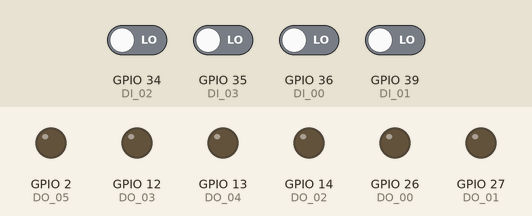
Recording of a sketch running on a simulated ESP32. On the bench: output pins drawn as LEDs (lit = HIGH). The inputs (shaded band) are chosen by the test bench; at power-on: GPIO 34 (DI_02), GPIO 35 (DI_03), GPIO 36 (DI_00), GPIO 39 (DI_01) LOW. What the sketch prints to the serial monitor is not drawn.

Above: at 1.2 s.
1.3 s: GPIO 34 (DI_02) driven HIGH
At 2.1 s:
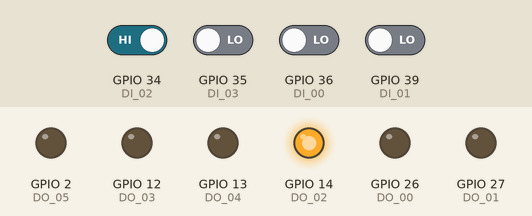
4.3 s: GPIO 35 (DI_03) driven HIGH
At 4.7 s:
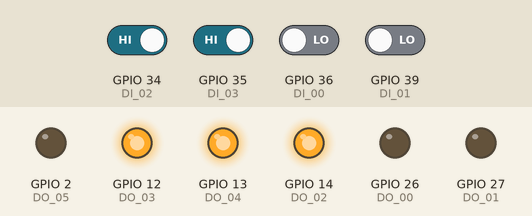
7.3 s: GPIO 36 (DI_00) driven HIGH
At 8.4 s:
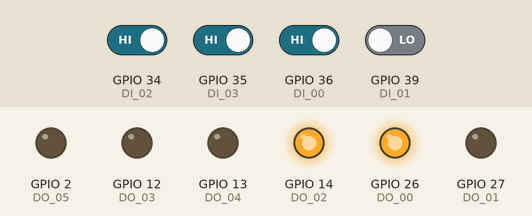
10.3 s: GPIO 39 (DI_01) driven HIGH
At 11.5 s:
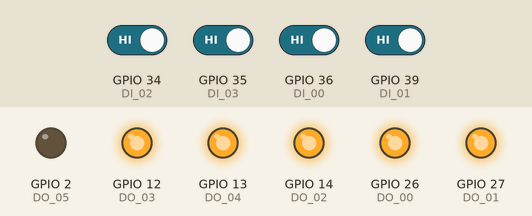
11.8 s: GPIO 34 (DI_02) driven LOW
At 12.5 s:
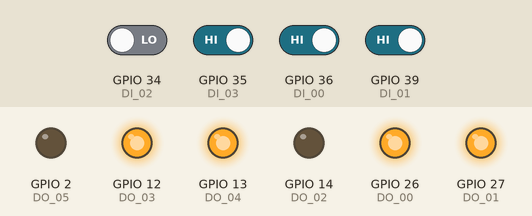
14.8 s: GPIO 36 (DI_00) driven LOW
At 15.8 s:
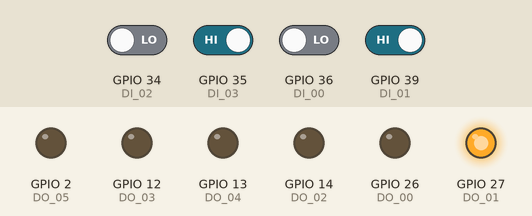
Timing chart, 0 to 26.9 s (numbered marks = the images above; inputs shaded):
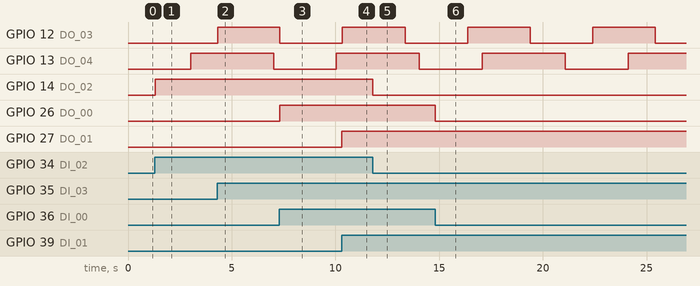

The sketch:

Temporizador.ino
```cpp
#define numeroDeX 16
byte X[numeroDeX];


#define numeroDeY 16
byte Y[numeroDeY];


int DI_00 = 36;
int DI_01 = 39;
int DI_02 = 34;
int DI_03 = 35;


int DO_00 = 26;
int DO_01 = 27;
int DO_02 = 14;
int DO_03 = 12;
int DO_04 = 13;

int DO_05 = 2;

void leerPines (void);


//const int numeroDeTON = 16;
#define  numeroDeTON 16
struct temporizador {
  byte entrada;
  byte salida;
  unsigned long tiempo;
  unsigned long tiempoActual;
} TON[numeroDeTON];
struct temporizadorAux {
  byte bandera;
  unsigned long tiempo_Aux1;
  unsigned long tiempo_Aux2;
} TON_Aux[numeroDeTON];

void actualizarTON (int);


void setup() {

  pinMode(DI_00, INPUT);
  pinMode(DI_01, INPUT);
  pinMode(DI_02, INPUT);
  pinMode(DI_03, INPUT);


  pinMode(DO_00, OUTPUT);
  pinMode(DO_01, OUTPUT);
  pinMode(DO_02, OUTPUT);
  pinMode(DO_03, OUTPUT);
  pinMode(DO_04, OUTPUT);
  pinMode(DO_05, OUTPUT);


  configurarTemporizador();

  Serial.begin(9600);


}


void loop() {

  leerPines();


  Y[0] = X[0];
  Y[1] = X[1];
  Y[2] = X[2];


  TON[0].entrada = !TON[1].salida;
  actualizarTON(0);

  TON[1].entrada = TON[0].salida;
  actualizarTON(1);

  Y[4] = !TON[1].salida & TON[0].salida;


  TON[2].entrada = X[3] & !TON[3].salida;
  actualizarTON(2);

  TON[3].entrada = TON[2].salida;
  actualizarTON(3);

  Y[3] = X[3] & !TON[3].salida & !TON[2].salida;


  Serial.print ("\n");
  Serial.print (TON[0].salida);
  Serial.print ("\t");
  Serial.print (TON[0].tiempoActual);

  Serial.print ("\t");
  Serial.print (Y[4]);


}


void leerPines () {

  X[0] = digitalRead(DI_00);
  X[1] = digitalRead(DI_01);
  X[2] = digitalRead(DI_02);
  X[3] = digitalRead(DI_03);

  digitalWrite(DO_00, Y[0]);
  digitalWrite(DO_01, Y[1]);
  digitalWrite(DO_02, Y[2]);
  digitalWrite(DO_03, Y[3]);
  digitalWrite(DO_04, Y[4]);
  digitalWrite(DO_05, Y[5]);

}


void actualizarTON (int i) {
  if (TON [i].entrada)
  {
    if (!TON_Aux[i].bandera) {
      TON_Aux[i].bandera = true;
      TON_Aux[i].tiempo_Aux1 = millis ();
    }
    TON_Aux[i].tiempo_Aux2 = millis ();
    TON [i].tiempoActual = TON_Aux[i].tiempo_Aux2 - TON_Aux[i].tiempo_Aux1;

    if (TON [i].tiempoActual > TON [i].tiempo) {
      TON [i].salida = true;
    }
  } else {
    TON [i].salida = false;
    TON_Aux[i].bandera = false;
  }
}

void configurarTemporizador () {

  TON[0].tiempo = (unsigned long)1 * 3000;
  TON[1].tiempo = (unsigned long)2 * 2000;

  TON[2].tiempo = (unsigned long)1 * 3000;
  TON[3].tiempo = (unsigned long)1 * 3000;
  TON[4].tiempo = (unsigned long)1 * 80;
}
```

Measured:
- after the input at 1.3 s, GPIO 14 (DO_02): LOW → HIGH at once
- after the input at 4.3 s, GPIO 12 (DO_03): LOW → HIGH at once
- after the input at 7.3 s, GPIO 26 (DO_00): LOW → HIGH at once
- after the input at 10.3 s, GPIO 27 (DO_01): LOW → HIGH at once
- after the input at 11.8 s, GPIO 14 (DO_02): HIGH → LOW at once
- after the input at 14.8 s, GPIO 26 (DO_00): HIGH → LOW at once
